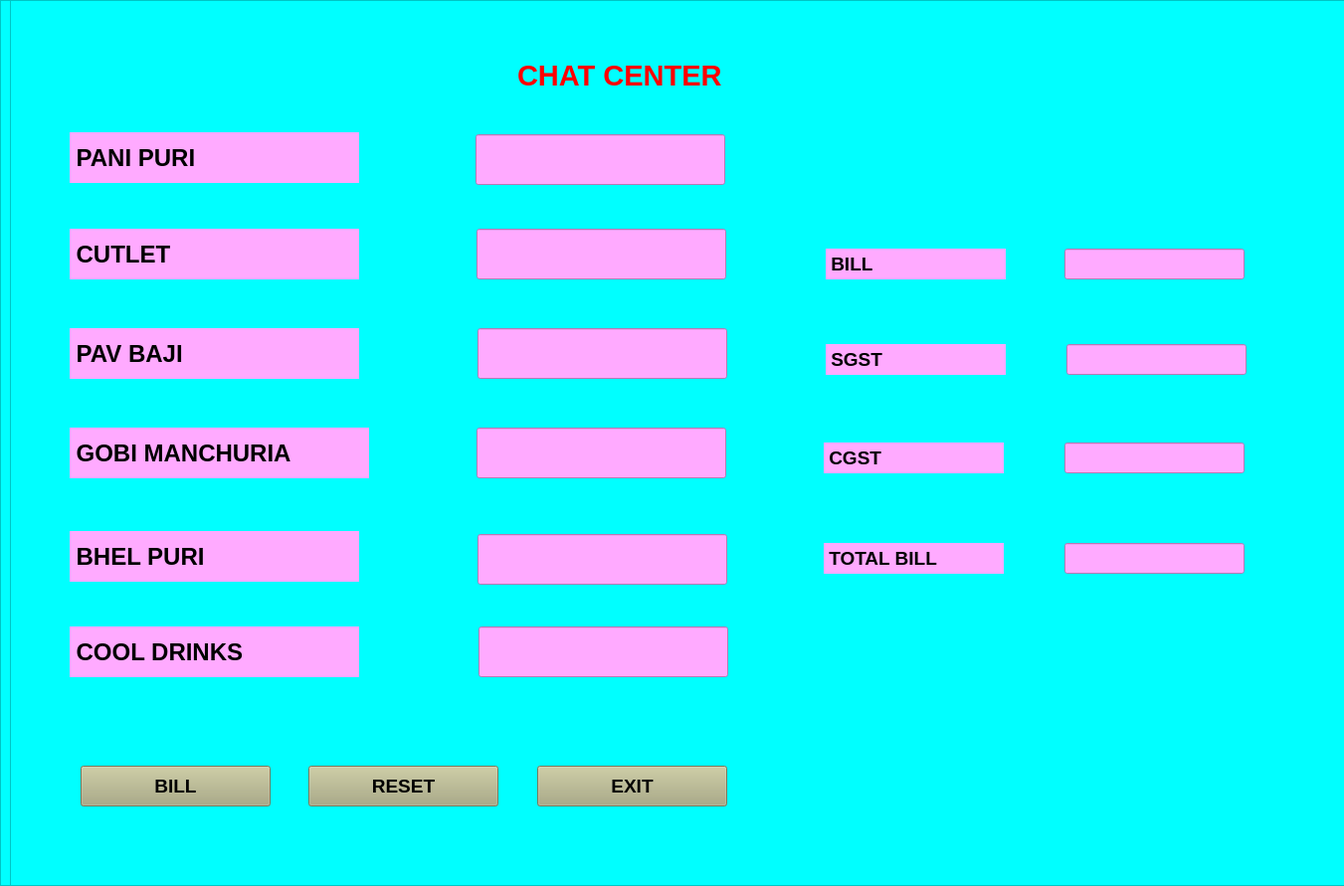
            <widget class="QFrame" name="frame_10">
             <property name="geometry">
              <rect>
               <x>0</x>
               <y>10</y>
               <width>1351</width>
               <height>891</height>
              </rect>
             </property>
             <property name="styleSheet">
              <string notr="true">background-color: rgb(0, 255, 255);</string>
             </property>
             <property name="frameShape">
              <enum>QFrame::StyledPanel</enum>
             </property>
             <property name="frameShadow">
              <enum>QFrame::Raised</enum>
             </property>
             <widget class="QLabel" name="label_45">
              <property name="geometry">
               <rect>
                <x>490</x>
                <y>50</y>
                <width>271</width>
                <height>51</height>
               </rect>
              </property>
              <property name="font">
               <font>
                <pointsize>22</pointsize>
                <weight>75</weight>
                <bold>true</bold>
               </font>
              </property>
              <property name="text">
               <string>CHAT CENTER</string>
              </property>
             </widget>
             <widget class="QLabel" name="label_46">
              <property name="geometry">
               <rect>
                <x>60</x>
                <y>133</y>
                <width>291</width>
                <height>51</height>
               </rect>
              </property>
              <property name="font">
               <font>
                <pointsize>18</pointsize>
                <weight>75</weight>
                <bold>true</bold>
               </font>
              </property>
              <property name="styleSheet">
               <string notr="true">background-color: rgb(255, 170, 255);</string>
              </property>
              <property name="text">
               <string>PANI PURI</string>
              </property>
             </widget>
             <widget class="QLineEdit" name="lineEdit_36">
              <property name="geometry">
               <rect>
                <x>468</x>
                <y>135</y>
                <width>251</width>
                <height>51</height>
               </rect>
              </property>
              <property name="font">
               <font>
                <pointsize>18</pointsize>
                <weight>75</weight>
                <bold>true</bold>
               </font>
              </property>
              <property name="styleSheet">
               <string notr="true">background-color: rgb(255, 170, 255);</string>
              </property>
             </widget>
             <widget class="QLineEdit" name="lineEdit_37">
              <property name="geometry">
               <rect>
                <x>469</x>
                <y>230</y>
                <width>251</width>
                <height>51</height>
               </rect>
              </property>
              <property name="font">
               <font>
                <pointsize>18</pointsize>
                <weight>75</weight>
                <bold>true</bold>
               </font>
              </property>
              <property name="styleSheet">
               <string notr="true">background-color: rgb(255, 170, 255);</string>
              </property>
             </widget>
             <widget class="QLabel" name="label_47">
              <property name="geometry">
               <rect>
                <x>60</x>
                <y>230</y>
                <width>291</width>
                <height>51</height>
               </rect>
              </property>
              <property name="font">
               <font>
                <pointsize>18</pointsize>
                <weight>75</weight>
                <bold>true</bold>
               </font>
              </property>
              <property name="styleSheet">
               <string notr="true">background-color: rgb(255, 170, 255);</string>
              </property>
              <property name="text">
               <string>CUTLET</string>
              </property>
             </widget>
             <widget class="QLabel" name="label_48">
              <property name="geometry">
               <rect>
                <x>60</x>
                <y>330</y>
                <width>291</width>
                <height>51</height>
               </rect>
              </property>
              <property name="font">
               <font>
                <pointsize>18</pointsize>
                <weight>75</weight>
                <bold>true</bold>
               </font>
              </property>
              <property name="styleSheet">
               <string notr="true">background-color: rgb(255, 170, 255);</string>
              </property>
              <property name="text">
               <string>PAV BAJI</string>
              </property>
             </widget>
             <widget class="QLineEdit" name="lineEdit_38">
              <property name="geometry">
               <rect>
                <x>470</x>
                <y>330</y>
                <width>251</width>
                <height>51</height>
               </rect>
              </property>
              <property name="font">
               <font>
                <pointsize>18</pointsize>
                <weight>75</weight>
                <bold>true</bold>
               </font>
              </property>
              <property name="styleSheet">
               <string notr="true">background-color: rgb(255, 170, 255);</string>
              </property>
             </widget>
             <widget class="QLineEdit" name="lineEdit_39">
              <property name="geometry">
               <rect>
                <x>469</x>
                <y>430</y>
                <width>251</width>
                <height>51</height>
               </rect>
              </property>
              <property name="font">
               <font>
                <pointsize>18</pointsize>
                <weight>75</weight>
                <bold>true</bold>
               </font>
              </property>
              <property name="styleSheet">
               <string notr="true">background-color: rgb(255, 170, 255);</string>
              </property>
             </widget>
             <widget class="QLabel" name="label_49">
              <property name="geometry">
               <rect>
                <x>60</x>
                <y>430</y>
                <width>291</width>
                <height>51</height>
               </rect>
              </property>
              <property name="font">
               <font>
                <pointsize>18</pointsize>
                <weight>75</weight>
                <bold>true</bold>
               </font>
              </property>
              <property name="styleSheet">
               <string notr="true">background-color: rgb(255, 170, 255);</string>
              </property>
              <property name="text">
               <string>GOBI MANCHURIA</string>
              </property>
             </widget>
             <widget class="QLineEdit" name="lineEdit_40">
              <property name="geometry">
               <rect>
                <x>470</x>
                <y>537</y>
                <width>251</width>
                <height>51</height>
               </rect>
              </property>
              <property name="font">
               <font>
                <pointsize>18</pointsize>
                <weight>75</weight>
                <bold>true</bold>
               </font>
              </property>
              <property name="styleSheet">
               <string notr="true">background-color: rgb(255, 170, 255);</string>
              </property>
             </widget>
             <widget class="QLabel" name="label_50">
              <property name="geometry">
               <rect>
                <x>60</x>
                <y>534</y>
                <width>291</width>
                <height>51</height>
               </rect>
              </property>
              <property name="font">
               <font>
                <pointsize>18</pointsize>
                <weight>75</weight>
                <bold>true</bold>
               </font>
              </property>
              <property name="styleSheet">
               <string notr="true">background-color: rgb(255, 170, 255);</string>
              </property>
              <property name="text">
               <string>BHEL PURI</string>
              </property>
             </widget>
             <widget class="QLineEdit" name="lineEdit_41">
              <property name="geometry">
               <rect>
                <x>471</x>
                <y>630</y>
                <width>251</width>
                <height>51</height>
               </rect>
              </property>
              <property name="font">
               <font>
                <pointsize>18</pointsize>
                <weight>75</weight>
                <bold>true</bold>
               </font>
              </property>
              <property name="styleSheet">
               <string notr="true">background-color: rgb(255, 170, 255);</string>
              </property>
             </widget>
             <widget class="QLabel" name="label_51">
              <property name="geometry">
               <rect>
                <x>60</x>
                <y>630</y>
                <width>291</width>
                <height>51</height>
               </rect>
              </property>
              <property name="font">
               <font>
                <pointsize>18</pointsize>
                <weight>75</weight>
                <bold>true</bold>
               </font>
              </property>
              <property name="styleSheet">
               <string notr="true">background-color: rgb(255, 170, 255);</string>
              </property>
              <property name="text">
               <string>COOL DRINKS</string>
              </property>
             </widget>
             <widget class="QPushButton" name="pushButton_7">
              <property name="geometry">
               <rect>
                <x>71</x>
                <y>770</y>
                <width>191</width>
                <height>41</height>
               </rect>
              </property>
              <property name="font">
               <font>
                <pointsize>14</pointsize>
                <weight>75</weight>
                <bold>true</bold>
               </font>
              </property>
              <property name="styleSheet">
               <string notr="true">background-color: rgb(255, 0, 0);
background-color: rgb(170, 170, 127);</string>
              </property>
              <property name="text">
               <string>PushButton</string>
              </property>
             </widget>
             <widget class="QPushButton" name="pushButton_8">
              <property name="geometry">
               <rect>
                <x>300</x>
                <y>770</y>
                <width>191</width>
                <height>41</height>
               </rect>
              </property>
              <property name="font">
               <font>
                <pointsize>14</pointsize>
                <weight>75</weight>
                <bold>true</bold>
               </font>
              </property>
              <property name="styleSheet">
               <string notr="true">background-color: rgb(255, 0, 0);
background-color: rgb(170, 170, 127);</string>
              </property>
              <property name="text">
               <string>PushButton</string>
              </property>
             </widget>
             <widget class="QPushButton" name="pushButton_9">
              <property name="geometry">
               <rect>
                <x>530</x>
                <y>770</y>
                <width>191</width>
                <height>41</height>
               </rect>
              </property>
              <property name="font">
               <font>
                <pointsize>14</pointsize>
                <weight>75</weight>
                <bold>true</bold>
               </font>
              </property>
              <property name="styleSheet">
               <string notr="true">background-color: rgb(255, 0, 0);
background-color: rgb(170, 170, 127);</string>
              </property>
              <property name="text">
               <string>PushButton</string>
              </property>
             </widget>
             <widget class="QLabel" name="label_52">
              <property name="geometry">
               <rect>
                <x>810</x>
                <y>250</y>
                <width>181</width>
                <height>31</height>
               </rect>
              </property>
              <property name="font">
               <font>
                <pointsize>14</pointsize>
                <weight>75</weight>
                <bold>true</bold>
               </font>
              </property>
              <property name="styleSheet">
               <string notr="true">background-color: rgb(255, 170, 255);</string>
              </property>
              <property name="text">
               <string>TextLabel</string>
              </property>
             </widget>
             <widget class="QLineEdit" name="lineEdit_42">
              <property name="geometry">
               <rect>
                <x>1052</x>
                <y>250</y>
                <width>181</width>
                <height>31</height>
               </rect>
              </property>
              <property name="font">
               <font>
                <pointsize>14</pointsize>
                <weight>75</weight>
                <bold>true</bold>
               </font>
              </property>
              <property name="styleSheet">
               <string notr="true">background-color: rgb(255, 170, 255);</string>
              </property>
             </widget>
             <widget class="QFrame" name="frame_11">
              <property name="geometry">
               <rect>
                <x>10</x>
                <y>0</y>
                <width>1351</width>
                <height>891</height>
               </rect>
              </property>
              <property name="styleSheet">
               <string notr="true">background-color: rgb(0, 255, 255);</string>
              </property>
              <property name="frameShape">
               <enum>QFrame::StyledPanel</enum>
              </property>
              <property name="frameShadow">
               <enum>QFrame::Raised</enum>
              </property>
              <widget class="QLabel" name="label_53">
               <property name="geometry">
                <rect>
                 <x>510</x>
                 <y>50</y>
                 <width>271</width>
                 <height>51</height>
                </rect>
               </property>
               <property name="font">
                <font>
                 <pointsize>22</pointsize>
                 <weight>75</weight>
                 <bold>true</bold>
                </font>
               </property>
               <property name="styleSheet">
                <string notr="true">color: rgb(255, 0, 0);</string>
               </property>
               <property name="text">
                <string>CHAT CENTER</string>
               </property>
              </widget>
              <widget class="QLabel" name="label_54">
               <property name="geometry">
                <rect>
                 <x>60</x>
                 <y>133</y>
                 <width>291</width>
                 <height>51</height>
                </rect>
               </property>
               <property name="font">
                <font>
                 <pointsize>18</pointsize>
                 <weight>75</weight>
                 <bold>true</bold>
                </font>
               </property>
               <property name="styleSheet">
                <string notr="true">background-color: rgb(255, 170, 255);</string>
               </property>
               <property name="text">
                <string> PANI PURI</string>
               </property>
              </widget>
              <widget class="QLineEdit" name="paniPuri">
               <property name="geometry">
                <rect>
                 <x>468</x>
                 <y>135</y>
                 <width>251</width>
                 <height>51</height>
                </rect>
               </property>
               <property name="font">
                <font>
                 <pointsize>18</pointsize>
                 <weight>75</weight>
                 <bold>true</bold>
                </font>
               </property>
               <property name="styleSheet">
                <string notr="true">background-color: rgb(255, 170, 255);</string>
               </property>
              </widget>
              <widget class="QLineEdit" name="CutLet">
               <property name="geometry">
                <rect>
                 <x>469</x>
                 <y>230</y>
                 <width>251</width>
                 <height>51</height>
                </rect>
               </property>
               <property name="font">
                <font>
                 <pointsize>18</pointsize>
                 <weight>75</weight>
                 <bold>true</bold>
                </font>
               </property>
               <property name="styleSheet">
                <string notr="true">background-color: rgb(255, 170, 255);</string>
               </property>
              </widget>
              <widget class="QLabel" name="label_55">
               <property name="geometry">
                <rect>
                 <x>60</x>
                 <y>230</y>
                 <width>291</width>
                 <height>51</height>
                </rect>
               </property>
               <property name="font">
                <font>
                 <pointsize>18</pointsize>
                 <weight>75</weight>
                 <bold>true</bold>
                </font>
               </property>
               <property name="styleSheet">
                <string notr="true">background-color: rgb(255, 170, 255);</string>
               </property>
               <property name="text">
                <string> CUTLET</string>
               </property>
              </widget>
              <widget class="QLabel" name="label_56">
               <property name="geometry">
                <rect>
                 <x>60</x>
                 <y>330</y>
                 <width>291</width>
                 <height>51</height>
                </rect>
               </property>
               <property name="font">
                <font>
                 <pointsize>18</pointsize>
                 <weight>75</weight>
                 <bold>true</bold>
                </font>
               </property>
               <property name="styleSheet">
                <string notr="true">background-color: rgb(255, 170, 255);</string>
               </property>
               <property name="text">
                <string> PAV BAJI</string>
               </property>
              </widget>
              <widget class="QLineEdit" name="PavBaji">
               <property name="geometry">
                <rect>
                 <x>470</x>
                 <y>330</y>
                 <width>251</width>
                 <height>51</height>
                </rect>
               </property>
               <property name="font">
                <font>
                 <pointsize>18</pointsize>
                 <weight>75</weight>
                 <bold>true</bold>
                </font>
               </property>
               <property name="styleSheet">
                <string notr="true">background-color: rgb(255, 170, 255);</string>
               </property>
              </widget>
              <widget class="QLineEdit" name="Gobi_Manchuria">
               <property name="geometry">
                <rect>
                 <x>469</x>
                 <y>430</y>
                 <width>251</width>
                 <height>51</height>
                </rect>
               </property>
               <property name="font">
                <font>
                 <pointsize>18</pointsize>
                 <weight>75</weight>
                 <bold>true</bold>
                </font>
               </property>
               <property name="styleSheet">
                <string notr="true">background-color: rgb(255, 170, 255);</string>
               </property>
              </widget>
              <widget class="QLabel" name="label_57">
               <property name="geometry">
                <rect>
                 <x>60</x>
                 <y>430</y>
                 <width>301</width>
                 <height>51</height>
                </rect>
               </property>
               <property name="font">
                <font>
                 <pointsize>18</pointsize>
                 <weight>75</weight>
                 <bold>true</bold>
                </font>
               </property>
               <property name="styleSheet">
                <string notr="true">background-color: rgb(255, 170, 255);</string>
               </property>
               <property name="text">
                <string> GOBI MANCHURIA</string>
               </property>
              </widget>
              <widget class="QLineEdit" name="Bhel_Puri">
               <property name="geometry">
                <rect>
                 <x>470</x>
                 <y>537</y>
                 <width>251</width>
                 <height>51</height>
                </rect>
               </property>
               <property name="font">
                <font>
                 <pointsize>18</pointsize>
                 <weight>75</weight>
                 <bold>true</bold>
                </font>
               </property>
               <property name="styleSheet">
                <string notr="true">background-color: rgb(255, 170, 255);</string>
               </property>
              </widget>
              <widget class="QLabel" name="label_58">
               <property name="geometry">
                <rect>
                 <x>60</x>
                 <y>534</y>
                 <width>291</width>
                 <height>51</height>
                </rect>
               </property>
               <property name="font">
                <font>
                 <pointsize>18</pointsize>
                 <weight>75</weight>
                 <bold>true</bold>
                </font>
               </property>
               <property name="styleSheet">
                <string notr="true">background-color: rgb(255, 170, 255);</string>
               </property>
               <property name="text">
                <string> BHEL PURI</string>
               </property>
              </widget>
              <widget class="QLineEdit" name="Cool_Drinks">
               <property name="geometry">
                <rect>
                 <x>471</x>
                 <y>630</y>
                 <width>251</width>
                 <height>51</height>
                </rect>
               </property>
               <property name="font">
                <font>
                 <pointsize>18</pointsize>
                 <weight>75</weight>
                 <bold>true</bold>
                </font>
               </property>
               <property name="styleSheet">
                <string notr="true">background-color: rgb(255, 170, 255);</string>
               </property>
              </widget>
              <widget class="QLabel" name="label_59">
               <property name="geometry">
                <rect>
                 <x>60</x>
                 <y>630</y>
                 <width>291</width>
                 <height>51</height>
                </rect>
               </property>
               <property name="font">
                <font>
                 <pointsize>18</pointsize>
                 <weight>75</weight>
                 <bold>true</bold>
                </font>
               </property>
               <property name="styleSheet">
                <string notr="true">background-color: rgb(255, 170, 255);</string>
               </property>
               <property name="text">
                <string> COOL DRINKS</string>
               </property>
              </widget>
              <widget class="QPushButton" name="BILL_1">
               <property name="geometry">
                <rect>
                 <x>71</x>
                 <y>770</y>
                 <width>191</width>
                 <height>41</height>
                </rect>
               </property>
               <property name="font">
                <font>
                 <pointsize>14</pointsize>
                 <weight>75</weight>
                 <bold>true</bold>
                </font>
               </property>
               <property name="styleSheet">
                <string notr="true">background-color: rgb(255, 0, 0);
background-color: rgb(170, 170, 127);</string>
               </property>
               <property name="text">
                <string>BILL</string>
               </property>
              </widget>
              <widget class="QPushButton" name="RESET_1">
               <property name="geometry">
                <rect>
                 <x>300</x>
                 <y>770</y>
                 <width>191</width>
                 <height>41</height>
                </rect>
               </property>
               <property name="font">
                <font>
                 <pointsize>14</pointsize>
                 <weight>75</weight>
                 <bold>true</bold>
                </font>
               </property>
               <property name="styleSheet">
                <string notr="true">background-color: rgb(255, 0, 0);
background-color: rgb(170, 170, 127);</string>
               </property>
               <property name="text">
                <string>RESET</string>
               </property>
              </widget>
              <widget class="QPushButton" name="EXIT_1">
               <property name="geometry">
                <rect>
                 <x>530</x>
                 <y>770</y>
                 <width>191</width>
                 <height>41</height>
                </rect>
               </property>
               <property name="font">
                <font>
                 <pointsize>14</pointsize>
                 <weight>75</weight>
                 <bold>true</bold>
                </font>
               </property>
               <property name="styleSheet">
                <string notr="true">background-color: rgb(255, 0, 0);
background-color: rgb(170, 170, 127);</string>
               </property>
               <property name="text">
                <string>EXIT</string>
               </property>
              </widget>
              <widget class="QLabel" name="label_60">
               <property name="geometry">
                <rect>
                 <x>820</x>
                 <y>250</y>
                 <width>181</width>
                 <height>31</height>
                </rect>
               </property>
               <property name="font">
                <font>
                 <pointsize>14</pointsize>
                 <weight>75</weight>
                 <bold>true</bold>
                </font>
               </property>
               <property name="styleSheet">
                <string notr="true">background-color: rgb(255, 170, 255);</string>
               </property>
               <property name="text">
                <string> BILL</string>
               </property>
              </widget>
              <widget class="QLineEdit" name="bill">
               <property name="geometry">
                <rect>
                 <x>1060</x>
                 <y>250</y>
                 <width>181</width>
                 <height>31</height>
                </rect>
               </property>
               <property name="font">
                <font>
                 <pointsize>14</pointsize>
                 <weight>75</weight>
                 <bold>true</bold>
                </font>
               </property>
               <property name="styleSheet">
                <string notr="true">background-color: rgb(255, 170, 255);</string>
               </property>
              </widget>
              <widget class="QLineEdit" name="sgst">
               <property name="geometry">
                <rect>
                 <x>1062</x>
                 <y>346</y>
                 <width>181</width>
                 <height>31</height>
                </rect>
               </property>
               <property name="font">
                <font>
                 <pointsize>14</pointsize>
                 <weight>75</weight>
                 <bold>true</bold>
                </font>
               </property>
               <property name="styleSheet">
                <string notr="true">background-color: rgb(255, 170, 255);</string>
               </property>
              </widget>
              <widget class="QLabel" name="label_61">
               <property name="geometry">
                <rect>
                 <x>820</x>
                 <y>346</y>
                 <width>181</width>
                 <height>31</height>
                </rect>
               </property>
               <property name="font">
                <font>
                 <pointsize>14</pointsize>
                 <weight>75</weight>
                 <bold>true</bold>
                </font>
               </property>
               <property name="styleSheet">
                <string notr="true">background-color: rgb(255, 170, 255);</string>
               </property>
               <property name="text">
                <string> SGST</string>
               </property>
              </widget>
              <widget class="QLineEdit" name="cgst">
               <property name="geometry">
                <rect>
                 <x>1060</x>
                 <y>445</y>
                 <width>181</width>
                 <height>31</height>
                </rect>
               </property>
               <property name="font">
                <font>
                 <pointsize>14</pointsize>
                 <weight>75</weight>
                 <bold>true</bold>
                </font>
               </property>
               <property name="styleSheet">
                <string notr="true">background-color: rgb(255, 170, 255);</string>
               </property>
              </widget>
              <widget class="QLabel" name="label_62">
               <property name="geometry">
                <rect>
                 <x>818</x>
                 <y>445</y>
                 <width>181</width>
                 <height>31</height>
                </rect>
               </property>
               <property name="font">
                <font>
                 <pointsize>14</pointsize>
                 <weight>75</weight>
                 <bold>true</bold>
                </font>
               </property>
               <property name="styleSheet">
                <string notr="true">background-color: rgb(255, 170, 255);</string>
               </property>
               <property name="text">
                <string> CGST</string>
               </property>
              </widget>
              <widget class="QLineEdit" name="total_bill">
               <property name="geometry">
                <rect>
                 <x>1060</x>
                 <y>546</y>
                 <width>181</width>
                 <height>31</height>
                </rect>
               </property>
               <property name="font">
                <font>
                 <pointsize>14</pointsize>
                 <weight>75</weight>
                 <bold>true</bold>
                </font>
               </property>
               <property name="styleSheet">
                <string notr="true">background-color: rgb(255, 170, 255);</string>
               </property>
              </widget>
              <widget class="QLabel" name="label_63">
               <property name="geometry">
                <rect>
                 <x>818</x>
                 <y>546</y>
                 <width>181</width>
                 <height>31</height>
                </rect>
               </property>
               <property name="font">
                <font>
                 <pointsize>14</pointsize>
                 <weight>75</weight>
                 <bold>true</bold>
                </font>
               </property>
               <property name="styleSheet">
                <string notr="true">background-color: rgb(255, 170, 255);</string>
               </property>
               <property name="text">
                <string> TOTAL BILL</string>
               </property>
              </widget>
             </widget>
            </widget>
